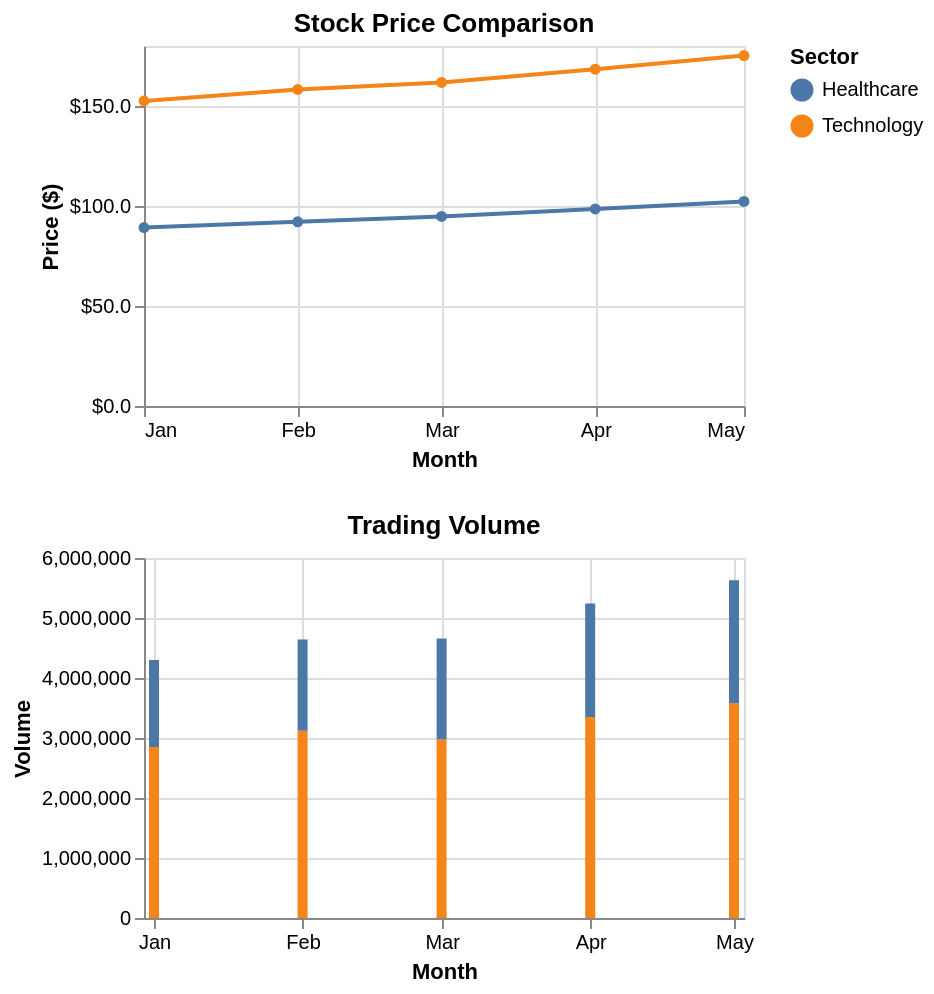

Here is the Vega-Lite specification saved for this chart:
### Vega-Lite specification from a JSON file in a GitHub repository (floating-point values rounded to 4 significant figures)
{"$schema": "https://vega.github.io/schema/vega-lite/v5.json", "description": "Stock market comparison: Tech vs Healthcare sectors", "data": {"values": [{"date": "2024-01", "sector": "Technology", "price": 152.5, "volume": 2850000}, {"date": "2024-02", "sector": "Technology", "price": 158.3, "volume": 3120000}, {"date": "2024-03", "sector": "Technology", "price": 161.8, "volume": 2980000}, {"date": "2024-04", "sector": "Technology", "price": 168.4, "volume": 3350000}, {"date": "2024-05", "sector": "Technology", "price": 175.2, "volume": 3580000}, {"date": "2024-01", "sector": "Healthcare", "price": 89.2, "volume": 1450000}, {"date": "2024-02", "sector": "Healthcare", "price": 92.1, "volume": 1520000}, {"date": "2024-03", "sector": "Healthcare", "price": 94.8, "volume": 1680000}, {"date": "2024-04", "sector": "Healthcare", "price": 98.5, "volume": 1890000}, {"date": "2024-05", "sector": "Healthcare", "price": 102.3, "volume": 2050000}]}, "vconcat": [{"title": "Stock Price Comparison", "mark": {"type": "line", "point": true}, "encoding": {"x": {"field": "date", "type": "temporal", "axis": {"title": "Month", "format": "%b"}}, "y": {"field": "price", "type": "quantitative", "axis": {"title": "Price ($)", "format": "$,.1f"}}, "color": {"field": "sector", "type": "nominal", "legend": {"title": "Sector"}}, "strokeWidth": {"value": 2}}, "height": 180}, {"title": "Trading Volume", "mark": "bar", "encoding": {"x": {"field": "date", "type": "temporal", "axis": {"title": "Month", "format": "%b"}}, "y": {"field": "volume", "type": "quantitative", "axis": {"title": "Volume", "format": ",.0f"}}, "color": {"field": "sector", "type": "nominal"}}, "height": 180}]}
